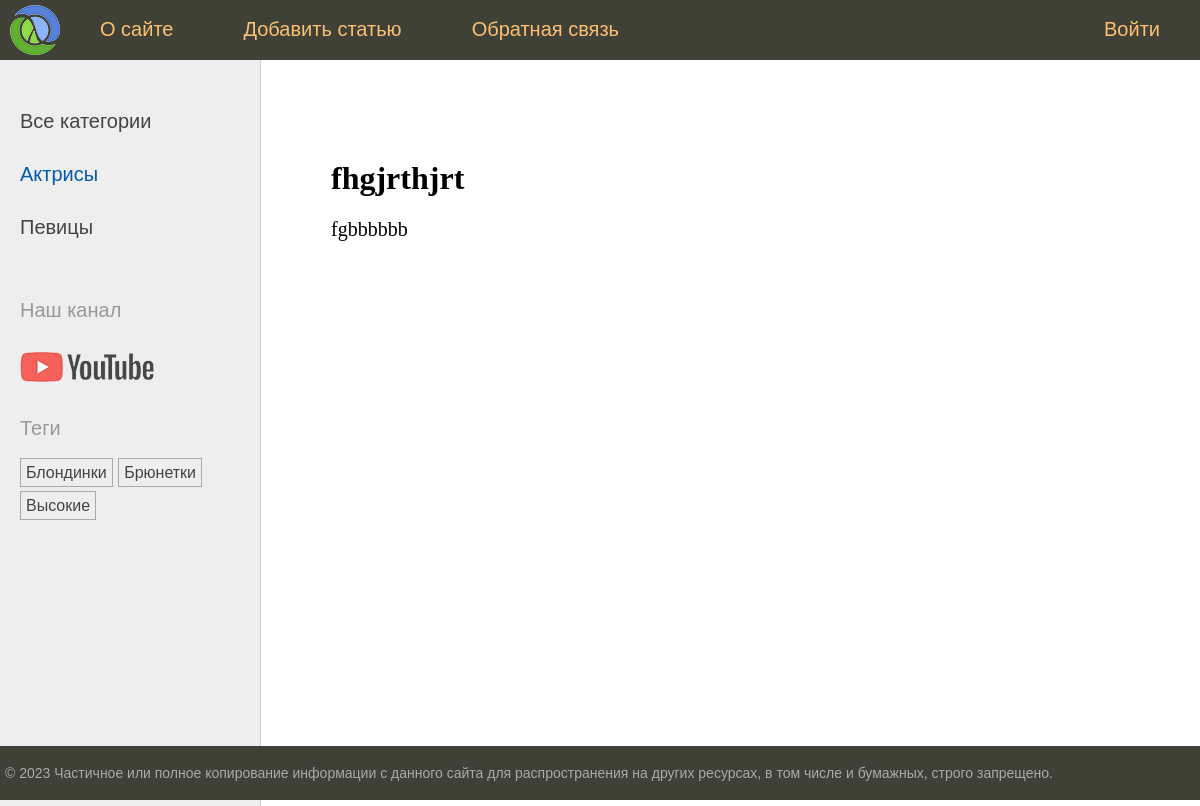
Page /post/fgbfh/ on the committed database.
### women/models.py (models this page shows, shortened)
class Category(models.Model):
    name = models.CharField(max_length=100, db_index=True, verbose_name="Категория")
    slug = models.SlugField(max_length=255, unique=True, db_index=True)
    class Meta:
        verbose_name = "Категория"
        verbose_name_plural = "Категории"
    def get_absolute_url(self):
        return reverse('category', kwargs={'cat_slug': self.slug})

class TagPost(models.Model):
    tag = models.CharField(max_length=100, db_index=True)
    slug = models.SlugField(max_length=255, unique=True, db_index=True)
    def get_absolute_url(self):
        return reverse('tag', kwargs={'tag_slug': self.slug})

class Women(models.Model):
    class Status(models.IntegerChoices):
        DRAFT = 0, 'Черновик'
        PUBLISHED = 1, 'Опубликованный'
    title = models.CharField(max_length=255, verbose_name='Заголовок')
    slug = models.SlugField(max_length=255, unique=True, db_index=True, verbose_name='Slug')
    content = models.TextField(blank=True, verbose_name='Текст статьи')
    time_create = models.DateTimeField(auto_now_add=True, verbose_name='Время создания')
    time_update = models.DateTimeField(auto_now=True,verbose_name='Время изменения')
    is_published = models.BooleanField(choices=tuple(map(lambda x: (bool(x[0]), x[1]), Status.choices)),
                                                     default=Status.DRAFT, verbose_name='Статус')
    cat = models.ForeignKey("Category", on_delete=models.PROTECT, related_name='posts',verbose_name='Категория')
    tags = models.ManyToManyField('TagPost', blank=True, related_name='tags', verbose_name='Теги')
    husband = models.OneToOneField('Husband', on_delete=models.SET_NULL,
                                   null=True, blank=True, related_name='wuman', verbose_name='Муж')
    objects = models.Manager() # стандартный менеджер
    published = PublishedManager()  # создание нового менеджера
    class Meta:
        verbose_name = "Известные женщины"  # Редактируем меняем название в админ панели
        verbose_name_plural = "Известные женщины"  # тоже, но чтобы и во множественном числе
        ordering = ['-time_create']
        indexes = [
            models.Index(fields=['-time_create'])
        ]

### women/views.py (the view)
# urls.py: path('post/<slug:post_slug>/', views.show_post, name='post'),
def show_post(request, post_slug):
    post = get_object_or_404(Women, slug=post_slug)
    data = {
        'title': post.title,
        'menu': menu,
        'post': post,
        "cat_selected": 1,
    }
    return render(request, 'women/post.html', data)

### women/templatetags/women_tags.py (called while the page is built)
@register.inclusion_tag('women/list_categories.html')
def show_categories(cat_selected=0):
    cats = Category.objects.annotate(x=Count('posts')).filter(x__gt=0)
    return {'cats':cats,'cat_selected':cat_selected}

@register.inclusion_tag('women/list_tags.html') #создадим шаблон с названием list_tags.html в women
def show_all_tags(): # воспользуемся им, и перейдем в base.html
    return {'tags': TagPost.objects.annotate(total=Count('tags')).filter(total__gt=0)}

### women/templates/women/post.html (shortened to what this page needs)
{% extends 'base.html' %}
{% block content %}
<h1>{{post.title}}</h1>
{{post.content|linebreaks}}
{% endblock %}

### women/templates/women/list_categories.html
{% for cat in cats %}
{% if cat.id == cat_selected %}
<li class="selected">{{cat.name}}</li>
{% else %}
<li><a href="{{ cat.get_absolute_url }}">{{cat.name}}</a></li>
{% endif %}
{% endfor %}

### women/templates/women/list_tags.html
{% if tags %}
    <p>Теги</p>
    <ul class="tags-list">
        {% for t in tags %}
        <li><a href="{{t.get_absolute_url}}">{{t.tag}}</a></li>
        {% endfor %}
    </ul>
{% endif %}

### women/static/women/css/styles.css (style rules this page uses)
html, body { font-family: 'Arial'; margin: 0; padding: 0; height: 100%; width: 100%; color: #444; }
a { color: #0059b2; text-decoration: none; }
.left-chapters ul { width: 230px; margin: 0; padding: 20px 10px 10px 20px; list-style: none; font-size: 20px; }
.left-chapters ul li { margin: 30px 0 0 0; color: #999; }
.left-chapters ul li.selected { color: #0059b2; }
.left-chapters ul li a { color: #444; text-decoration: none; }
ul.tags-list { width: 100%; margin: 0; padding: 0; list-style: none; }
ul.tags-list li { margin: 0; padding: 0 0 10px; display: inline-block; }
ul.tags-list li a { padding: 5px; font-size: 16px; border: 1px solid #aaa; }
.content-text h1 { font-size: 32px; }

### rows in the picture
Category: name "Актрисы"
Category: name "Певицы"
TagPost: tag "Блондинки"
TagPost: tag "Брюнетки"
TagPost: tag "Высокие"
Women: title "fhgjrthjrt", content "fgbbbbbb"

### other values in the picture
{{ m.title }} "О сайте" "Добавить статью" "Обратная связь" "Войти"
